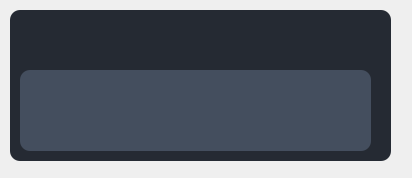
<?xml version="1.0" encoding="UTF-8"?>
<ui version="4.0">
 <class>Form</class>
 <widget class="QWidget" name="Form">
  <property name="geometry">
   <rect>
    <x>0</x>
    <y>0</y>
    <width>412</width>
    <height>178</height>
   </rect>
  </property>
  <property name="windowTitle">
   <string>Form</string>
  </property>
  <widget class="QFrame" name="frame_2">
   <property name="geometry">
    <rect>
     <x>10</x>
     <y>10</y>
     <width>381</width>
     <height>151</height>
    </rect>
   </property>
   <property name="styleSheet">
    <string notr="true">border-radius:10px;
background-color:rgb(37, 42, 51);</string>
   </property>
   <property name="frameShape">
    <enum>QFrame::Shape::StyledPanel</enum>
   </property>
   <property name="frameShadow">
    <enum>QFrame::Shadow::Raised</enum>
   </property>
   <widget class="QPushButton" name="pushButton_3">
    <property name="geometry">
     <rect>
      <x>0</x>
      <y>10</y>
      <width>51</width>
      <height>31</height>
     </rect>
    </property>
    <property name="toolTipDuration">
     <number>-17</number>
    </property>
    <property name="text">
     <string/>
    </property>
    <property name="icon">
     <iconset>
      <normaloff>Run 1.ico</normaloff>Run 1.ico</iconset>
    </property>
    <property name="iconSize">
     <size>
      <width>45</width>
      <height>45</height>
     </size>
    </property>
    <property name="flat">
     <bool>true</bool>
    </property>
   </widget>
   <widget class="LineEdit" name="LineEdit">
    <property name="geometry">
     <rect>
      <x>70</x>
      <y>10</y>
      <width>251</width>
      <height>31</height>
     </rect>
    </property>
    <property name="styleSheet">
     <string notr="true">LineEdit, TextEdit, PlainTextEdit {
    color: black;
    background-color: rgba(255, 255, 255, 0.7);
    border: 1px solid rgba(0, 0, 0, 13);
    border-bottom: 1px solid rgba(0, 0, 0, 100);
    border-radius: 5px;
    /* font: 14px &quot;Segoe UI&quot;, &quot;Microsoft YaHei&quot;; */
    padding: 0px 10px;
    selection-background-color: #00a7b3;
}

TextEdit,
PlainTextEdit {
    padding: 2px 3px 2px 8px;
}

LineEdit:hover, TextEdit:hover, PlainTextEdit:hover {
    background-color: rgba(249, 249, 249, 0.5);
    border: 1px solid rgba(0, 0, 0, 13);
    border-bottom: 1px solid rgba(0, 0, 0, 100);
}

LineEdit:focus {
    border-bottom: 1px solid rgba(0, 0, 0, 13);
    background-color: white;
}

TextEdit:focus,
PlainTextEdit:focus {
    border-bottom: 1px solid #009faa;
    background-color: white;
}

LineEdit:disabled, TextEdit:disabled,
PlainTextEdit:disabled {
    color: rgba(0, 0, 0, 150);
    background-color: rgba(249, 249, 249, 0.3);
    border: 1px solid rgba(0, 0, 0, 13);
    border-bottom: 1px solid rgba(0, 0, 0, 13);
}

#lineEditButton {
    background-color: transparent;
    border-radius: 4px;
    margin: 0;
}

#lineEditButton:hover {
    background-color: rgba(0, 0, 0, 9);
}

#lineEditButton:pressed {
    background-color: rgba(0, 0, 0, 6);
}
</string>
    </property>
   </widget>
   <widget class="QFrame" name="frame">
    <property name="geometry">
     <rect>
      <x>10</x>
      <y>60</y>
      <width>351</width>
      <height>81</height>
     </rect>
    </property>
    <property name="styleSheet">
     <string notr="true">border:1px;
border-color:rgb(68, 78, 94);
border-radius:10px;
background-color:rgb(68, 78, 94);</string>
    </property>
    <property name="frameShape">
     <enum>QFrame::Shape::StyledPanel</enum>
    </property>
    <property name="frameShadow">
     <enum>QFrame::Shadow::Raised</enum>
    </property>
   </widget>
  </widget>
 </widget>
 <customwidgets>
  <customwidget>
   <class>LineEdit</class>
   <extends>QLineEdit</extends>
   <header>qfluentwidgets</header>
  </customwidget>
 </customwidgets>
 <resources/>
 <connections/>
</ui>
